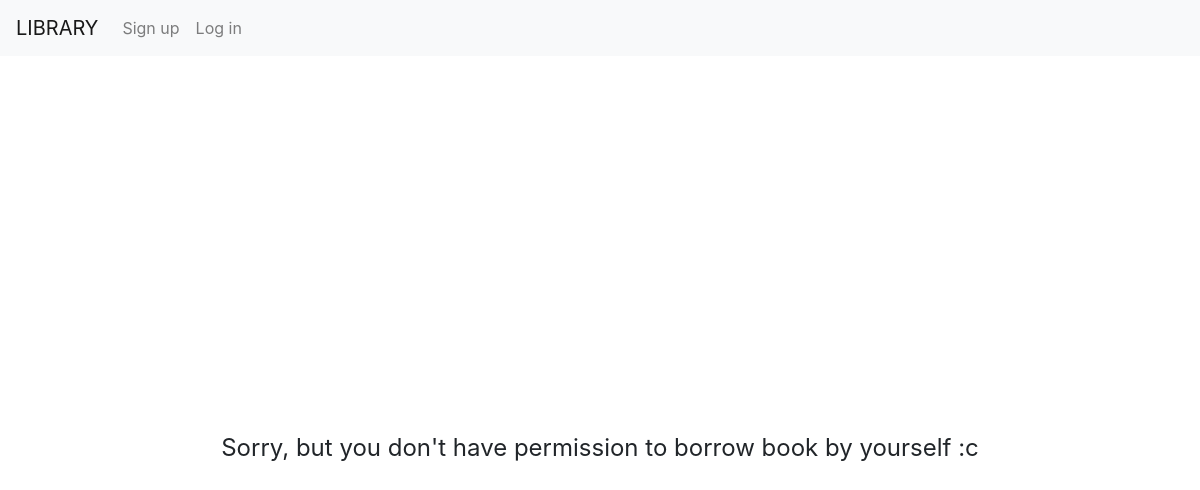
Page /16/borrow/ on the earlier database version.
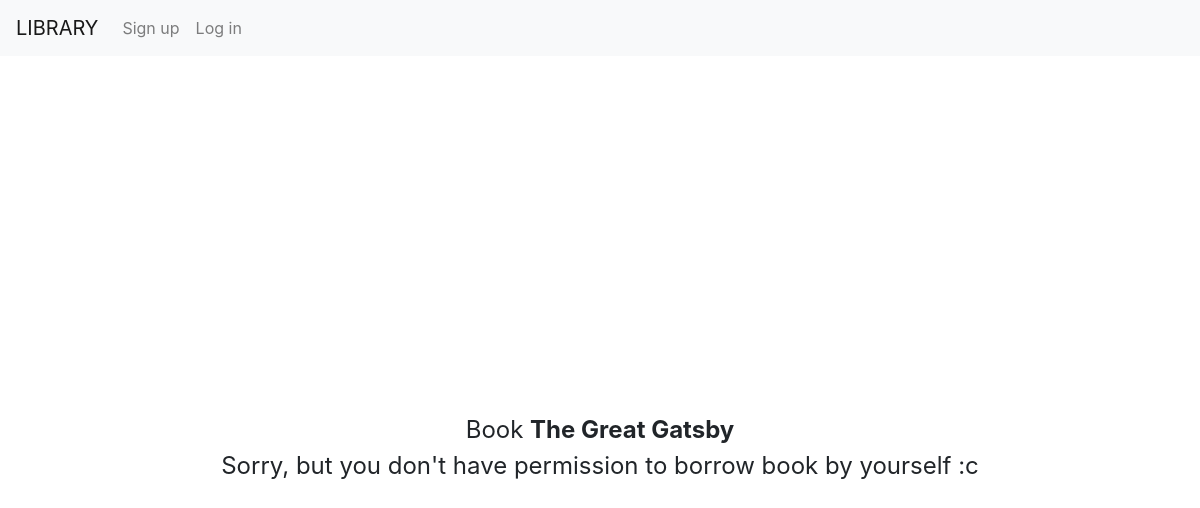
Same page on the later database version.
### bookshelf/models.py (models this page shows, shortened)
class Book(models.Model):
    title = models.CharField(max_length=100)
    author = models.ForeignKey(Author, on_delete=models.CASCADE, null=True)
    cover = models.CharField(max_length=200, default='static/bookshelf/standard_cover.png')
    ISBN = models.CharField(max_length=13, default='0000000000000')
    TYPE_CHOICES = [
        ('paperback', 'Paperback'),
        ('electronic', 'Electronic')
    ]
    type = models.CharField(max_length=11,
                            choices=TYPE_CHOICES,
                            default='paperback')
    STATUS_CHOICES = [
        ('A', 'Available'),
        ('N', 'Not available'),
    ]
    status = models.CharField(
        max_length=1,
        choices=STATUS_CHOICES,
        default='A',
    )

class PaperBook(Book):
    total_amount = models.IntegerField(default=1)
    current_amount = models.IntegerField(default=1)
    reserved_amount = models.IntegerField(default=0)
    borrower = models.ManyToManyField(User, blank=True, related_name='borrowerOfBook')
    reserver = models.ManyToManyField(User, blank=True, related_name='reserverOfBook')

class Book(models.Model):
    title = models.CharField(max_length=100)
    author = models.ForeignKey(Author, on_delete=models.CASCADE, null=True)
    cover = models.CharField(max_length=200, default='static/bookshelf/standard_cover.png')
    ISBN = models.CharField(max_length=13, default='0000000000000')
    TYPE_CHOICES = [
        ('paperback', 'Paperback'),
        ('electronic', 'Electronic')
    ]
    type = models.CharField(max_length=11,
                            choices=TYPE_CHOICES,
                            default='paperback')
    STATUS_CHOICES = [
        ('A', 'Available'),
        ('N', 'Not available'),
    ]
    status = models.CharField(
        max_length=1,
        choices=STATUS_CHOICES,
        default='A',
    )

### bookshelf/views.py (the view, shortened to what this page needs)
# urls.py: path('<int:book_pk>/<str:type>/', bookborrow_getcardnumber, name='getcardnumber'), #'book_borrow'),
def bookborrow_getcardnumber(request, book_pk, type):
    context = {}
    context['borrow_book'] = PaperBook.objects.all().filter(pk=book_pk).values()
    context['type'] = type
    if request.method == "GET":
        form = BorrowerCardNumberForm(request.GET)
    else:
        form = BorrowerCardNumberForm()
    context['form'] = form
    return render(request, 'bookshelf/bookborrow_getcardnumber.html', context)

### bookshelf/filters.py (called while the page is built)
@register.filter(name='has_group')
def has_group(user, group_name):
    return user.groups.filter(name=group_name).exists()

### templates/bookshelf/bookborrow_getcardnumber.html (shortened to what this page needs)
{% extends 'bookshelf/base.html' %}
{% block content %}
    {% load filters %}
    <div class="container h-100">
        <div class="h-100 row align-items-center">
            <div class="col text-center" style="font-size:1.5rem">
                {% for i in borrow_book %}
                    <span>Book </span><span style="font-weight:bold;">{{ i.title|title }}</span>
                {% endfor %}
                {% if user|has_group:"Librarian" %}
                    <form method="get">
                        {% csrf_token %}
                        {{ form.card_number }}
                        <input type="submit" value="{{ type|title }} this book to user"/>
                    </form>
                {% else %}
                    <p>Sorry, but you don't have permission to {{ type }} book by yourself :c</p>
                {% endif %}
            </div>
        </div>
    </div>
{% endblock %}

Differences in the rows shown:
added PaperBook: title "The Great Gatsby"
